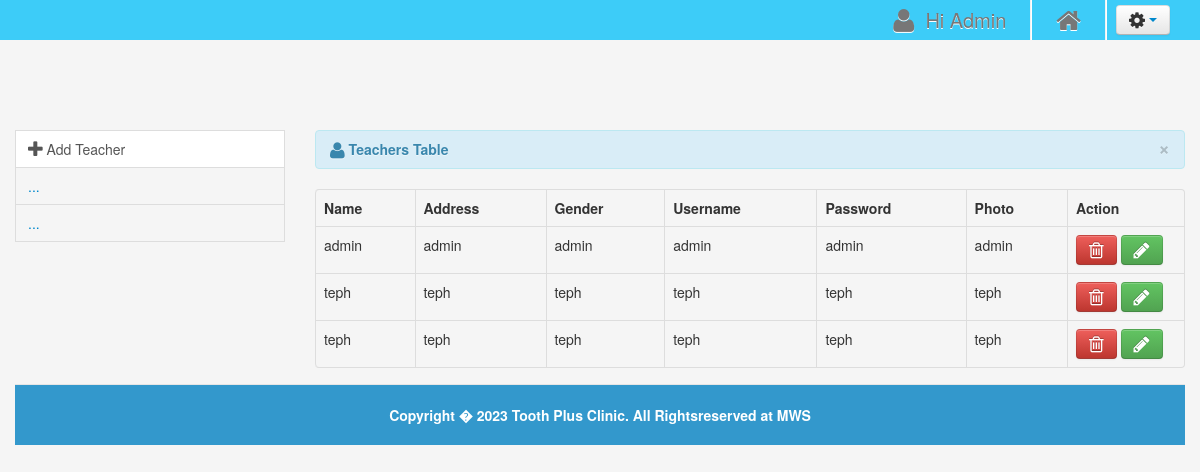
Page /admin/teacher.php (signed in) on the committed database.
### tables this page shows
CREATE TABLE IF NOT EXISTS `users` (
  `user_id` int(11) NOT NULL AUTO_INCREMENT,
  `username` varchar(100) NOT NULL,
  `password` varchar(100) NOT NULL,
  PRIMARY KEY (`user_id`)
);

### admin/teacher.php (the view, shortened to what this page needs)
<?php include('header.php'); ?>
<?php include('navbar_dasboard.php'); ?>
    <div class="container">
		<div class="margin-top">
			<div class="row">
			<div class="span3">
										<ul class="nav nav-tabs nav-stacked">
											<li class="active">
											<a href="#"><i class="icon-plus icon-large"></i>&nbsp;Add Teacher</a>
											</li>
											<li><a href="#">...</a></li>
											<li><a href="#">...</a></li>
										</ul>
			</div>
			<div class="span9">
                            <table cellpadding="0" cellspacing="0" border="0" class="table  table-bordered" id="example">
                                <div class="alert alert-info">
                                    <button type="button" class="close" data-dismiss="alert">&times;</button>
                                    <strong><i class="icon-user icon-large"></i>&nbsp;Teachers Table</strong>
                                </div>
                                <thead>
                                    <tr>
                                        <th>Name</th>
                                        <th>Address</th>
                                        <th>Gender</th>
                                        <th>Username</th>
                                        <th>Password</th>
                                        <th>Photo</th>
                                        <th>Action</th>
                                    </tr>
                                </thead>
                                <tbody>
                                  <?php $user_query=mysqli_query($conn,"select * from users")or die(mysqli_error($conn));
									while($row=mysqli_fetch_array($user_query)){
									$id=$row['user_id']; ?>
									 <tr class="del<?php echo $id ?>">
                                    <td><?php echo $row['password']; ?></td>
                                    <td><?php echo $row['password']; ?></td>
                                    <td><?php echo $row['password']; ?></td>
                                    <td><?php echo $row['password']; ?></td>
                                    <td><?php echo $row['password']; ?></td>
                                    <td><?php echo $row['password']; ?></td>
                                    <td width="100">
                                        <a rel="tooltip"  title="Delete" id="<?php echo $id; ?>" class="btn btn-danger"><i class="icon-trash icon-large"></i></a>
                                        <a rel="tooltip"  title="Edit" id="e<?php echo $id; ?>" href="#course_id<?php echo $id; ?>" data-toggle="modal" class="btn btn-success"><i class="icon-pencil icon-large"></i></a>
                                    </td>
                                    </tr>
									<?php } ?>
                                </tbody>
                            </table>
			</div>
			</div>
		</div>
    </div>
<?php include('footer.php') ?>

### css/docs.css (style rules this page uses)
.margin-top { margin-top:70px; }
body { background:#f5f5f5; position: relative; }

### rows in the picture
users: password "admin"
users: password "teph"
users: password "teph"
